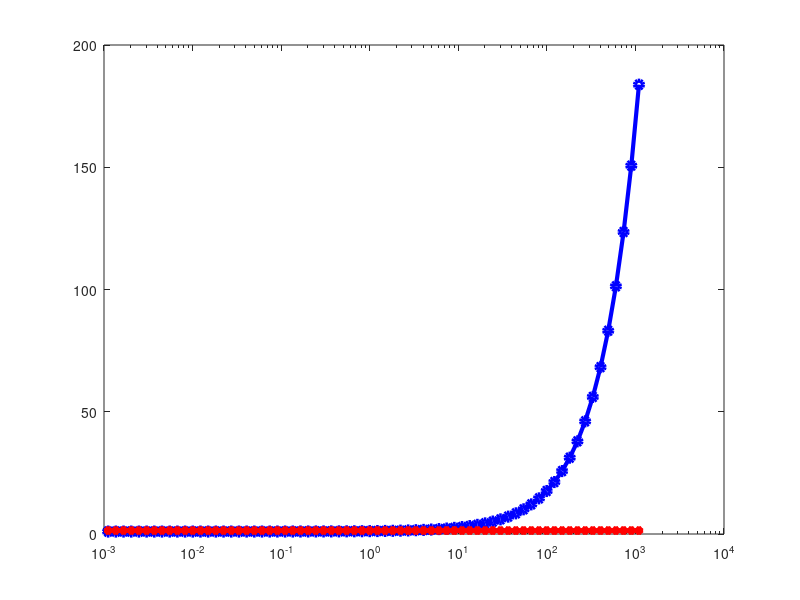

Reproduce this figure in MATLAB. (Note: this script raises an error after producing the figure.)
 load sigma
q=zeros(140,1);
%a=zeros(140,1);
   for i=1:140
      k(i)=exp(0.1*(i-70));
   end
   for i=1:140
       d=sigma(:,i);
       a=find(d>0);
       if isempty(a)==1
           q(i)=2;
       else
       q(i)=0.89+a(1)*0.01;
       end
   end
   b=6;
   n=200;
p=0.18;
b=6;
   for i=1:140
    smin(i)=(b+k(i))/(p*n)^0.5;
    smax(i)=b/(0.5*p*n)^0.5;
   end
 
   for i=1:70
        kn(i)=k(2*i);
   qn(i)=q(2*i);
   sminn(i)=smin(2*i);
   smaxn(i)=smax(2*i);
   end
   
semilogx(kn,sminn,'b-o','linewidth',3)
hold on
semilogx(kn,smaxn,'r-*','linewidth',3)
hold on
semilogx(kn,qn,'bla-.>','linewidth',3)
set(gca,'FontSize',30,'Fontname', 'Times New Roman');
xlabel('c','FontSize',30, 'Fontname','Times New Roman')
ylabel('$\sigma_{\max}$','Interpreter','LaTex','FontSize',30,'Fontname', 'Times New Roman')  
ylim([0.8  2])
xlim([10^(-3) 10^(3)])
 set(gca,'FontSize',30,'Fontname', 'Times New Roman');
 set(gca,'ytick',[0.8 1.0 1.2 1.4 1.6 1.8 2.0],'yticklabel',{'0.8','1.0','1.2','1.4','1.6','1.8','2.0'})
 set(gca,'xtick',[0.001 0.01 0.1 1 10 100 1000],'xticklabel',[0.001 0.01 0.1 1 10 100 1000])  
hl=legend('Theoretical results with small c','Theoretical results with large c','Simulation results')
set (hl,'box','off','FontName','Times New Roman','FontSize',22);